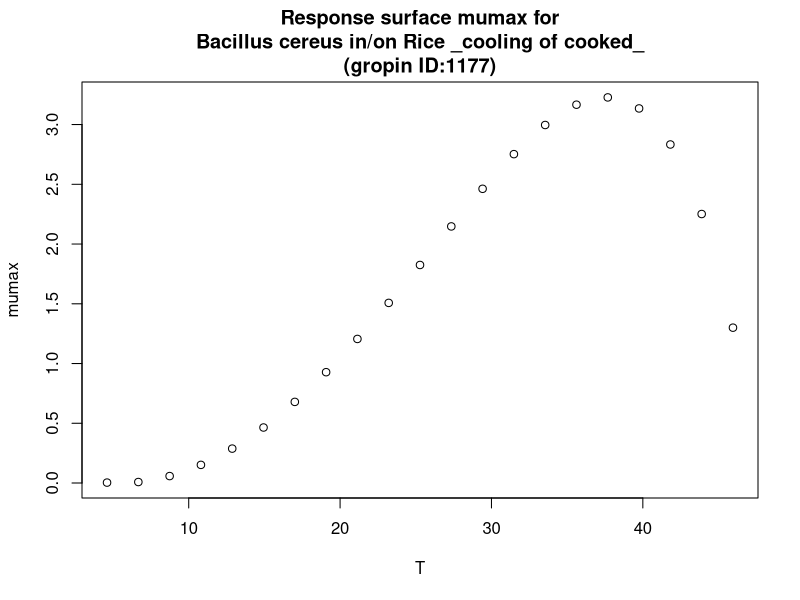

Write the R code that produced this figure.
#############################
# start of Parameter script
#############################
T <- seq(4.6046,45.954045954046,length.out=21)
#############################
# end of Parameter script
#############################
############################# 
# start of Model script Gropin ID 1177 
#############################
 
# constant coefficients for this model
 
variables <- data.frame(T)
argumentsPar <- expand.grid(variables)
 
# heart of the model
response_surface <- function(T) {
   mumax <-0.0055*((T-5.42)^2)*(1-exp(0.0815*(T-47.86)))

return(mumax=mumax)
} 

# output parameters
responseSurface <- cbind(argumentsPar,response_surface(argumentsPar['T']))
colnames(responseSurface) <- c(colnames(argumentsPar),'mumax')
#############################
# End of Model script
#############################
############################# 
# start of Visualisation script Gropin ID 1177 
#############################
plot(T,responseSurface$'mumax',xlab='T',
                          ylab='mumax',main='Response surface mumax for
Bacillus cereus in/on Rice _cooling of cooked_
(gropin ID:1177)')
#############################
# End of Visualisation script
#############################
